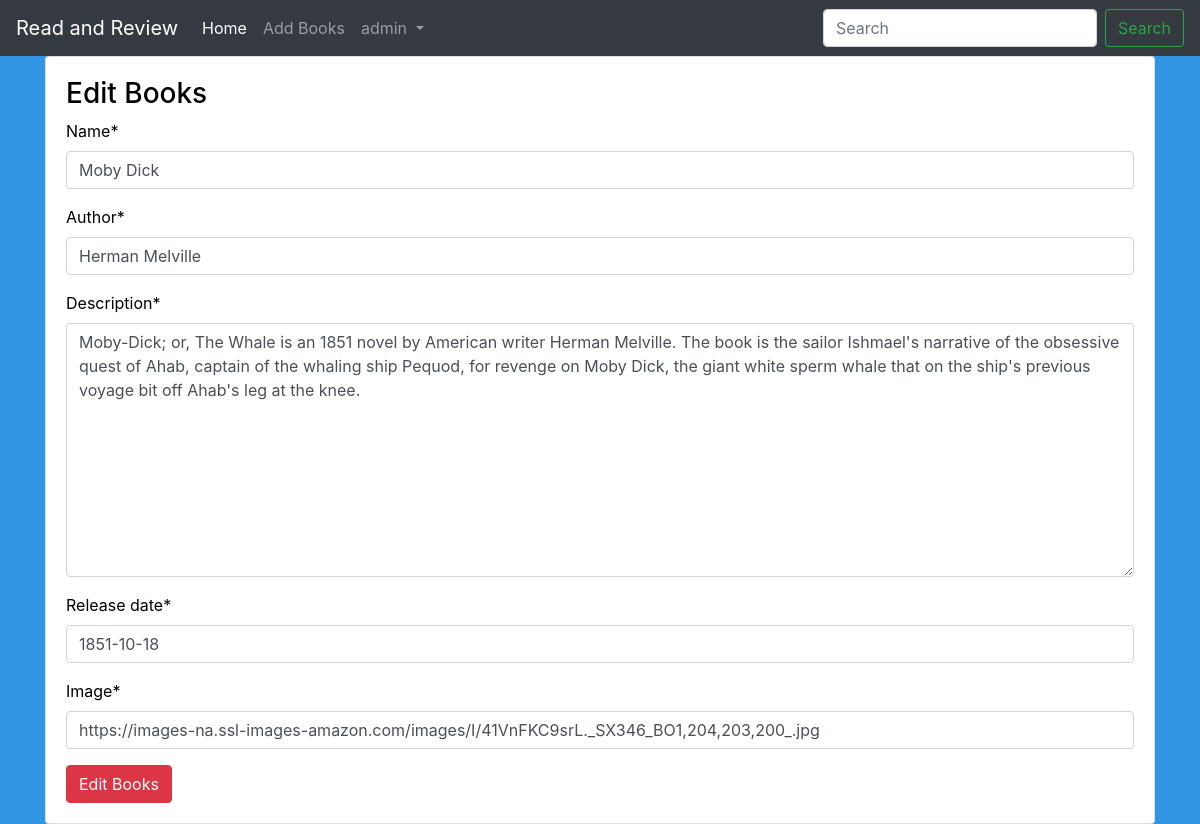
/editbooks/11/ (signed in), run on the app's committed database.
### main/models.py (models this page shows, shortened)
class Book(models.Model):
    name = models.CharField(max_length=100)
    author = models.CharField(max_length=100)
    description = models.TextField(max_length=5000)
    release_date = models.DateField()
    averageRating = models.FloatField(default=0)
    image = models.URLField(default=None, null=True)

### main/views.py (the view)
# urls.py: path('editbooks/<int:id>/', views.edit_books, name="edit_books"),
def edit_books(request, id):
    if request.user.is_authenticated:
        if request.user.is_superuser:
            book = Book.objects.get(id=id)
            if request.method == "POST":
                form = BookForm(request.POST or None, instance=book)
                if form.is_valid():
                    data = form.save(commit=False)
                    data.save()
                    return redirect("main:detail", id)
            else:
                form = BookForm(instance=book)
            return render(request, 'main/addbooks.html', {"form":form, "controller": "Edit Books"})
        else:
            return redirect("main:home")
    return redirect("accounts:login")

### main/forms.py
class BookForm(forms.ModelForm):
    class Meta:
        model = Book
        fields = ('name', 'author', 'description', 'release_date', 'image')

### main/templates/main/addbooks.html (shortened to what this page needs)
{% extends 'main/base.html' %}
{% load crispy_forms_tags %}
{% block content %}
<div class="container">
    <div class="card">
        <div class="card-body">
            <h3 class="text=center">{{controller}}</h3>
            <form action="" method="POST">
                {{form | crispy}}
                <input type="submit" value="{{controller}}" class="btn btn-danger">
            </form>
        </div>
    </div>
</div>
{% endblock %}

### main/templates/main/base.html (shortened to what this page needs)
<!doctype html>
<html lang="en">
  <head>
    <link rel="stylesheet" href="https://cdn.jsdelivr.net/npm/bootstrap@4.0.0/dist/css/bootstrap.min.css">
    {% load staticfiles %}
    <link rel="stylesheet" href="{% static 'css/main.css' %}">
  </head>
  <body>
    <nav class="navbar navbar-expand-lg navbar-dark bg-dark text-white">
        <a class="navbar-brand" href="{% url 'main:home' %}">Read and Review</a>
        <div class="collapse navbar-collapse" id="navbarSupportedContent">
          <ul class="navbar-nav mr-auto">
            <li class="nav-item active">
              <a class="nav-link" href="{% url 'main:home' %}">Home <span class="sr-only">(current)</span></a>
            </li>
            <li class="nav-item">
              <a class="nav-link" href="{% url 'main:add_books' %}">Add Books</a>
            </li>
            {% if user.is_authenticated %}
            <li class="nav-item dropdown">
              <a class="nav-link dropdown-toggle" href="#" id="navbarDropdown" role="button" data-toggle="dropdown" aria-haspopup="true" aria-expanded="false">
                {{user.username}}
              </a>
            </li>
            {% endif %}
            <li class="nav-item">
              <a class="nav-link disabled" href="#"></a>
            </li>
          </ul>
          <form class="form-inline my-2 my-lg-0" method="GET" action="{% url 'main:home' %}">
            <input class="form-control mr-sm-2" type="search" placeholder="Search" aria-label="Search" name="title">
            <button class="btn btn-outline-success my-2 my-sm-0" type="submit">Search</button>
          </form>
        </div>
      </nav>
    {% block content %}
    {% endblock %}
  </body>
</html>

### main/static/css/main.css (style rules this page uses)
body { background-color: #3195e3; color:black; }

### data on the page
Book: name "Moby Dick", author "Herman Melville", description "Moby-Dick; or, The Whale is an 1851 novel by American writer Herman Melville. The book is the sailor Ishmael's narrative of the obsessive quest of Ahab, captain of the whaling ship Pequod, for revenge on Moby Dick, the giant white sperm whale that on the ship's previous voyage bit off Ahab's leg at the knee.", release_date "1851-10-18", image "https://images-na.ssl-images-amazon.com/images/I/41VnFKC9srL._SX346_BO1,204,203,200_.jpg"

### other printed values
{{ user.username }} "admin"
{{ controller }} "Edit Books"
